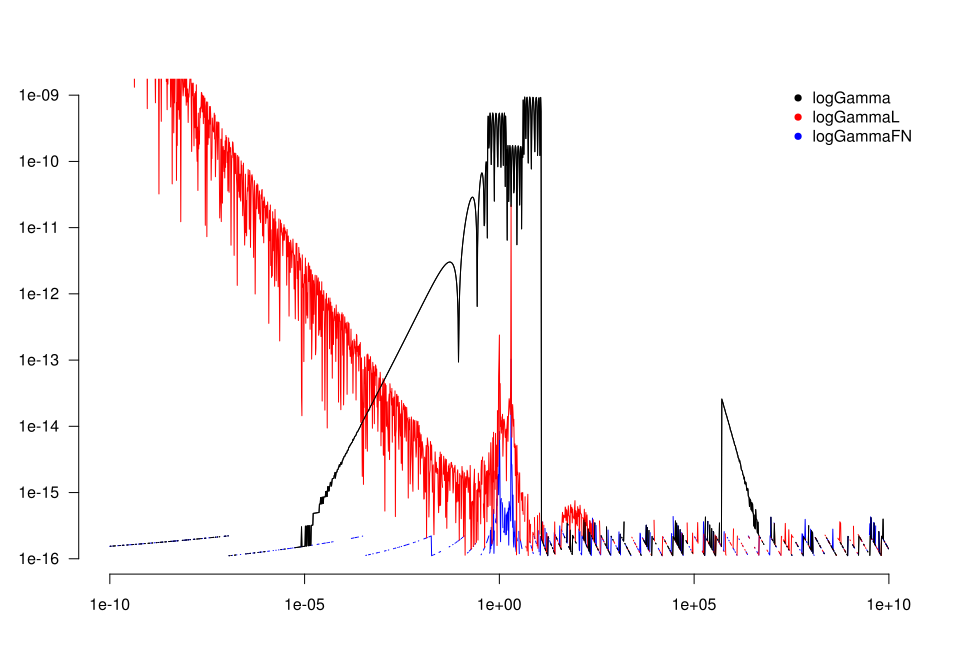

Here is the R script that generated this plot:

d <- read.csv('differences.csv')
d <- d[seq(1,2000,1), ]

svg(file='differences.svg', width=10, height=7)

plot(d$x,  d$lgd,   type='l', log='xy', axes=FALSE, xlab='', ylab='')
lines(d$x, d$lgfnd, type='l', col='blue')
lines(d$x, d$lgld,  type='l', col='red')
lines(d$x, d$lgd,   type='l', col='black')

axis(1)
yticks <- axTicks(2)
axis(2, las=1, at=yticks, label=yticks)
legend('topright', c('logGamma', 'logGammaL', 'logGammaFN'),
       col=c('black','red', 'blue'),
       pch=16,
       bty='n')

dev.off()

